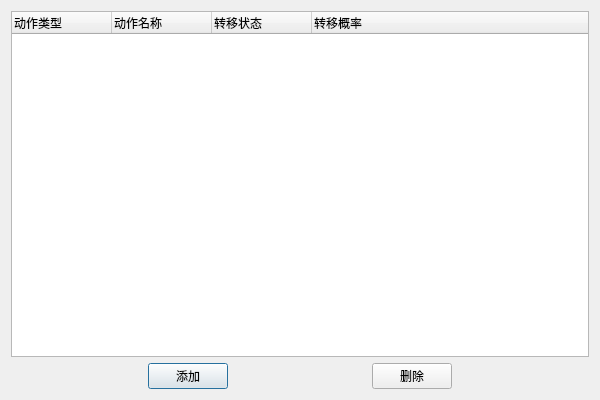
<?xml version="1.0" encoding="UTF-8"?>
<ui version="4.0">
 <class>ui_state_transfersClass</class>
 <widget class="QDialog" name="ui_state_transfersClass">
  <property name="geometry">
   <rect>
    <x>0</x>
    <y>0</y>
    <width>600</width>
    <height>400</height>
   </rect>
  </property>
  <property name="windowTitle">
   <string>ui_state_transfers</string>
  </property>
  <layout class="QVBoxLayout" name="verticalLayout">
   <item>
    <widget class="QTreeWidget" name="treeWidget">
     <column>
      <property name="text">
       <string>动作类型</string>
      </property>
     </column>
     <column>
      <property name="text">
       <string>动作名称</string>
      </property>
     </column>
     <column>
      <property name="text">
       <string>转移状态</string>
      </property>
     </column>
     <column>
      <property name="text">
       <string>转移概率</string>
      </property>
     </column>
    </widget>
   </item>
   <item>
    <layout class="QHBoxLayout" name="horizontalLayout">
     <item>
      <spacer name="horizontalSpacer">
       <property name="orientation">
        <enum>Qt::Horizontal</enum>
       </property>
       <property name="sizeHint" stdset="0">
        <size>
         <width>40</width>
         <height>20</height>
        </size>
       </property>
      </spacer>
     </item>
     <item>
      <widget class="QPushButton" name="pushButton_add">
       <property name="text">
        <string>添加</string>
       </property>
      </widget>
     </item>
     <item>
      <spacer name="horizontalSpacer_2">
       <property name="orientation">
        <enum>Qt::Horizontal</enum>
       </property>
       <property name="sizeHint" stdset="0">
        <size>
         <width>40</width>
         <height>20</height>
        </size>
       </property>
      </spacer>
     </item>
     <item>
      <widget class="QPushButton" name="pushButton_del">
       <property name="text">
        <string>删除</string>
       </property>
      </widget>
     </item>
     <item>
      <spacer name="horizontalSpacer_3">
       <property name="orientation">
        <enum>Qt::Horizontal</enum>
       </property>
       <property name="sizeHint" stdset="0">
        <size>
         <width>40</width>
         <height>20</height>
        </size>
       </property>
      </spacer>
     </item>
    </layout>
   </item>
  </layout>
 </widget>
 <layoutdefault spacing="6" margin="11"/>
 <resources/>
 <connections/>
</ui>
